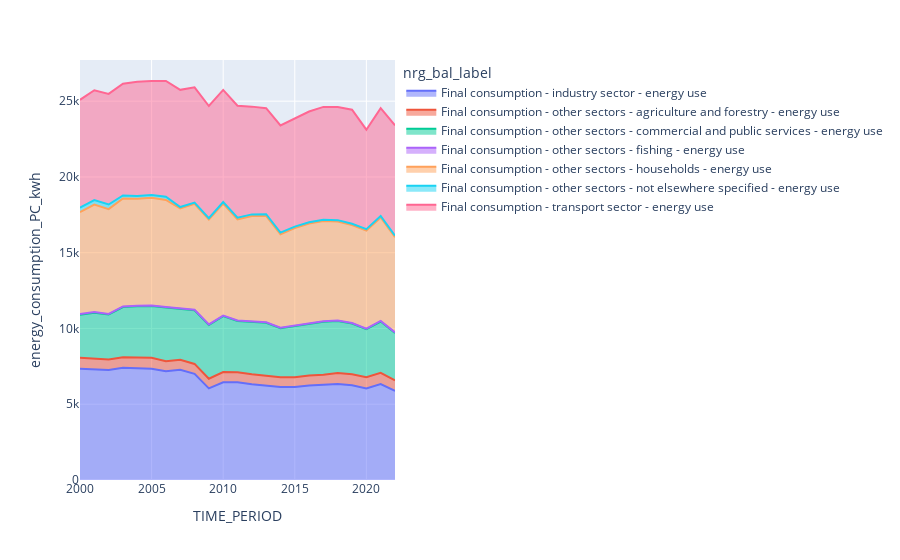

The notebook cell saved with this chart:
### Code cell
by_sector_pc =  dataset_by_sector.merge(demo_pjan.data, on='TIME_PERIOD', how='inner')
by_sector_pc.rename(columns={'OBS_VALUE_x': 'energy_consumption_gwh', 'OBS_VALUE_y': 'population'}, inplace=True)

by_sector_pc = calculate_energy_consumption_per_capita(by_sector_pc)

fig = px.area(by_sector_pc, x='TIME_PERIOD', y='energy_consumption_PC_kwh', color='nrg_bal_label')
fig.show()

### Figure 1 — Plotly figure (JSON) as saved in the notebook; plotly's stock layout.template omitted (floating-point values rounded to 4 significant figures)
{"data": [{"fillpattern": {"shape": ""}, "hovertemplate": "nrg_bal_label=Final consumption - industry sector - energy use<br>TIME_PERIOD=%{x}<br>energy_consumption_PC_kwh=%{y}<extra></extra>", "legendgroup": "Final consumption - industry sector - energy use", "line": {"color": "#636efa"}, "marker": {"symbol": "circle"}, "mode": "lines", "name": "Final consumption - industry sector - energy use", "orientation": "v", "showlegend": true, "stackgroup": "1", "type": "scatter", "x": [2000, 2001, 2002, 2003, 2004, 2005, 2006, 2007, 2008, 2009, 2010, 2011, 2012, 2013, 2014, 2015, 2016, 2017, 2018, 2019, 2020, 2021, 2022], "xaxis": "x", "y": [7342.0, 7322.0, 7267.0, 7408.0, 7361.0, 7342.0, 7171.0, 7272.0, 7007.0, 6049.0, 6447.0, 6457.0, 6321.0, 6232.0, 6132.0, 6137.0, 6241.0, 6290.0, 6331.0, 6254.0, 6046.0, 6328.0, 5879.0], "yaxis": "y"}, {"fillpattern": {"shape": ""}, "hovertemplate": "nrg_bal_label=Final consumption - other sectors - agriculture and forestry - energy use<br>TIME_PERIOD=%{x}<br>energy_consumption_PC_kwh=%{y}<extra></extra>", "legendgroup": "Final consumption - other sectors - agriculture and forestry - energy use", "line": {"color": "#EF553B"}, "marker": {"symbol": "circle"}, "mode": "lines", "name": "Final consumption - other sectors - agriculture and forestry - energy use", "orientation": "v", "showlegend": true, "stackgroup": "1", "type": "scatter", "x": [2000, 2001, 2002, 2003, 2004, 2005, 2006, 2007, 2008, 2009, 2010, 2011, 2012, 2013, 2014, 2015, 2016, 2017, 2018, 2019, 2020, 2021, 2022], "xaxis": "x", "y": [729.2, 710.7, 685.9, 696.5, 723.0, 720.2, 674.2, 658.6, 653.3, 636.2, 674.5, 659.4, 651.4, 660.5, 644.8, 643.9, 654.4, 662.7, 722.8, 730.7, 740.9, 749.5, 692.8], "yaxis": "y"}, {"fillpattern": {"shape": ""}, "hovertemplate": "nrg_bal_label=Final consumption - other sectors - commercial and public services - energy use<br>TIME_PERIOD=%{x}<br>energy_consumption_PC_kwh=%{y}<extra></extra>", "legendgroup": "Final consumption - other sectors - commercial and public services - energy use", "line": {"color": "#00cc96"}, "marker": {"symbol": "circle"}, "mode": "lines", "name": "Final consumption - other sectors - commercial and public services - energy use", "orientation": "v", "showlegend": true, "stackgroup": "1", "type": "scatter", "x": [2000, 2001, 2002, 2003, 2004, 2005, 2006, 2007, 2008, 2009, 2010, 2011, 2012, 2013, 2014, 2015, 2016, 2017, 2018, 2019, 2020, 2021, 2022], "xaxis": "x", "y": [2838.0, 3009.0, 2967.0, 3310.0, 3384.0, 3415.0, 3538.0, 3348.0, 3546.0, 3545.0, 3700.0, 3380.0, 3449.0, 3480.0, 3246.0, 3372.0, 3397.0, 3494.0, 3431.0, 3339.0, 3161.0, 3381.0, 3137.0], "yaxis": "y"}, {"fillpattern": {"shape": ""}, "hovertemplate": "nrg_bal_label=Final consumption - other sectors - fishing - energy use<br>TIME_PERIOD=%{x}<br>energy_consumption_PC_kwh=%{y}<extra></extra>", "legendgroup": "Final consumption - other sectors - fishing - energy use", "line": {"color": "#ab63fa"}, "marker": {"symbol": "circle"}, "mode": "lines", "name": "Final consumption - other sectors - fishing - energy use", "orientation": "v", "showlegend": true, "stackgroup": "1", "type": "scatter", "x": [2000, 2001, 2002, 2003, 2004, 2005, 2006, 2007, 2008, 2009, 2010, 2011, 2012, 2013, 2014, 2015, 2016, 2017, 2018, 2019, 2020, 2021, 2022], "xaxis": "x", "y": [41.2, 42.75, 39.6, 39.25, 39.3, 38.92, 36.62, 34.82, 32.29, 33.56, 32.5, 31.21, 31.3, 32.36, 32.37, 34.71, 34.45, 34.23, 36.31, 34.89, 35.21, 36.42, 35.47], "yaxis": "y"}, {"fillpattern": {"shape": ""}, "hovertemplate": "nrg_bal_label=Final consumption - other sectors - households - energy use<br>TIME_PERIOD=%{x}<br>energy_consumption_PC_kwh=%{y}<extra></extra>", "legendgroup": "Final consumption - other sectors - households - energy use", "line": {"color": "#FFA15A"}, "marker": {"symbol": "circle"}, "mode": "lines", "name": "Final consumption - other sectors - households - energy use", "orientation": "v", "showlegend": true, "stackgroup": "1", "type": "scatter", "x": [2000, 2001, 2002, 2003, 2004, 2005, 2006, 2007, 2008, 2009, 2010, 2011, 2012, 2013, 2014, 2015, 2016, 2017, 2018, 2019, 2020, 2021, 2022], "xaxis": "x", "y": [6735.0, 7086.0, 6914.0, 7128.0, 7050.0, 7107.0, 7059.0, 6607.0, 6984.0, 6925.0, 7392.0, 6671.0, 6964.0, 7028.0, 6167.0, 6437.0, 6599.0, 6606.0, 6539.0, 6464.0, 6476.0, 6835.0, 6279.0], "yaxis": "y"}, {"fillpattern": {"shape": ""}, "hovertemplate": "nrg_bal_label=Final consumption - other sectors - not elsewhere specified - energy use<br>TIME_PERIOD=%{x}<br>energy_consumption_PC_kwh=%{y}<extra></extra>", "legendgroup": "Final consumption - other sectors - not elsewhere specified - energy use", "line": {"color": "#19d3f3"}, "marker": {"symbol": "circle"}, "mode": "lines", "name": "Final consumption - other sectors - not elsewhere specified - energy use", "orientation": "v", "showlegend": true, "stackgroup": "1", "type": "scatter", "x": [2000, 2001, 2002, 2003, 2004, 2005, 2006, 2007, 2008, 2009, 2010, 2011, 2012, 2013, 2014, 2015, 2016, 2017, 2018, 2019, 2020, 2021, 2022], "xaxis": "x", "y": [283.7, 306.5, 308.1, 195.3, 190.6, 192.4, 213.5, 92.66, 86.3, 86.05, 97.87, 110.7, 111.4, 107.0, 106.7, 94.25, 88.18, 88.36, 89.8, 88.48, 94.19, 97.78, 106.2], "yaxis": "y"}, {"fillpattern": {"shape": ""}, "hovertemplate": "nrg_bal_label=Final consumption - transport sector - energy use<br>TIME_PERIOD=%{x}<br>energy_consumption_PC_kwh=%{y}<extra></extra>", "legendgroup": "Final consumption - transport sector - energy use", "line": {"color": "#FF6692"}, "marker": {"symbol": "circle"}, "mode": "lines", "name": "Final consumption - transport sector - energy use", "orientation": "v", "showlegend": true, "stackgroup": "1", "type": "scatter", "x": [2000, 2001, 2002, 2003, 2004, 2005, 2006, 2007, 2008, 2009, 2010, 2011, 2012, 2013, 2014, 2015, 2016, 2017, 2018, 2019, 2020, 2021, 2022], "xaxis": "x", "y": [7123.0, 7246.0, 7298.0, 7373.0, 7527.0, 7514.0, 7640.0, 7736.0, 7608.0, 7407.0, 7402.0, 7391.0, 7112.0, 7001.0, 7072.0, 7153.0, 7307.0, 7447.0, 7472.0, 7523.0, 6564.0, 7112.0, 7271.0], "yaxis": "y"}], "layout": {"legend": {"title": {"text": "nrg_bal_label"}, "tracegroupgap": 0}, "margin": {"t": 60}, "xaxis": {"anchor": "y", "domain": [0, 1], "title": {"text": "TIME_PERIOD"}}, "yaxis": {"anchor": "x", "domain": [0, 1], "title": {"text": "energy_consumption_PC_kwh"}}}}
